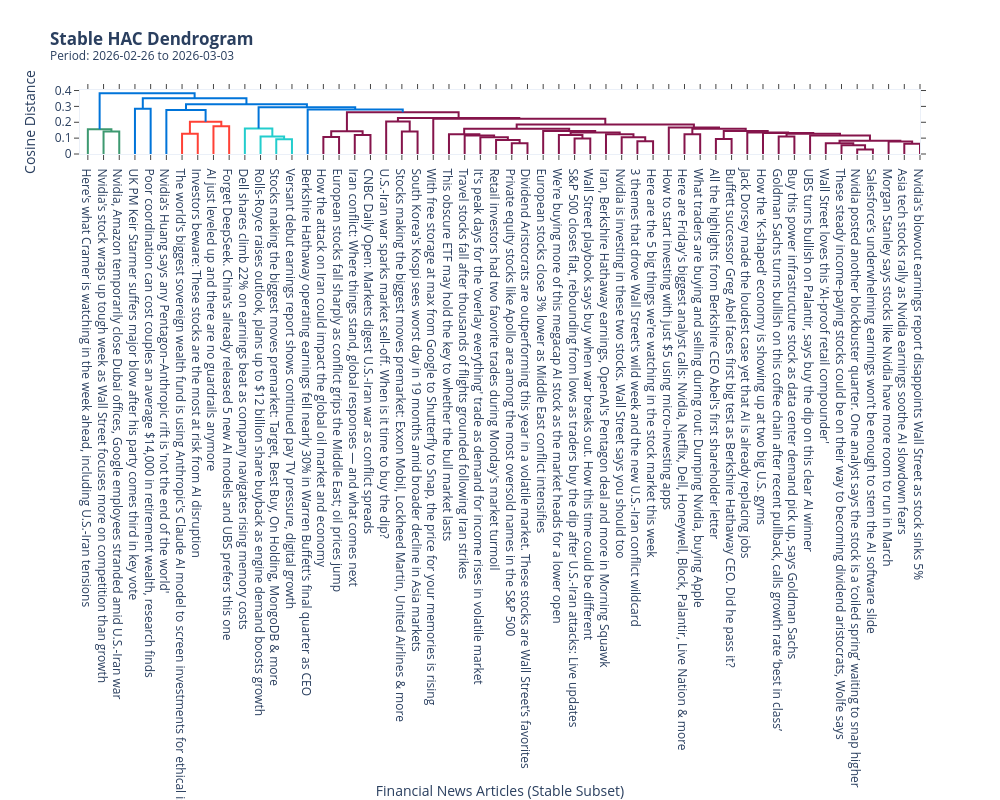
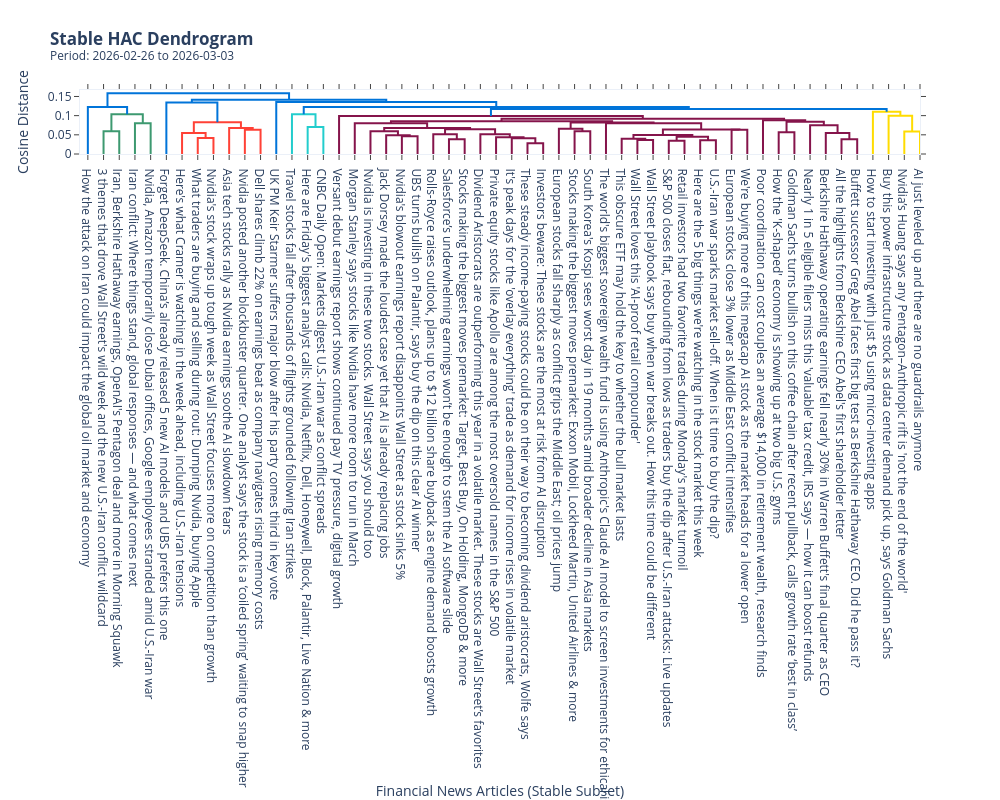

Notebook code for these charts, in order:
### Code cell
# Final Dendrogram Visualization
print("\nGénération du Dendrogramme (Word2Vec)...")
Z_w2v, labels_w2v, _ = compute_stable_hac_linkage(
    X_full=X_w2v,
    df_features=df_w2v,
    start_date=START_DATE,
    end_date=END_DATE,
    k=best_k_w2v,
)
fig_dendro_w2v = plot_hac_dendrogram_plotly(Z_w2v, labels_w2v, START_DATE, END_DATE)
if fig_dendro_w2v is not None:
    fig_dendro_w2v.show()

print("\nGénération du Dendrogramme (DistilRoBERTa)...")
Z_bpe, labels_bpe, _ = compute_stable_hac_linkage(
    X_full=X_bpe,
    df_features=df_bpe,
    start_date=START_DATE,
    end_date=END_DATE,
    k=best_k_bpe,
)
fig_dendro_bpe = plot_hac_dendrogram_plotly(Z_bpe, labels_bpe, START_DATE, END_DATE)
if fig_dendro_bpe is not None:
    fig_dendro_bpe.show()

### Figure 1 — Plotly figure (JSON) as saved in the notebook; plotly's stock layout.template omitted (floating-point values rounded to 4 significant figures)
{"data": [{"hoverinfo": "text", "marker": {"color": "rgb(61,153,112)"}, "mode": "lines", "type": "scatter", "x": [15.0, 15.0, 25.0, 25.0], "xaxis": "x", "y": [0.0, 0.1418, 0.1418, 0.0], "yaxis": "y"}, {"hoverinfo": "text", "marker": {"color": "rgb(61,153,112)"}, "mode": "lines", "type": "scatter", "x": [5.0, 5.0, 20.0, 20.0], "xaxis": "x", "y": [0.0, 0.1559, 0.1559, 0.1418], "yaxis": "y"}, {"hoverinfo": "text", "marker": {"color": "rgb(0,116,217)"}, "mode": "lines", "type": "scatter", "x": [35.0, 35.0, 45.0, 45.0], "xaxis": "x", "y": [0.0, 0.2852, 0.2852, 0.0], "yaxis": "y"}, {"hoverinfo": "text", "marker": {"color": "rgb(255,65,54)"}, "mode": "lines", "type": "scatter", "x": [65.0, 65.0, 75.0, 75.0], "xaxis": "x", "y": [0.0, 0.128, 0.128, 0.0], "yaxis": "y"}, {"hoverinfo": "text", "marker": {"color": "rgb(255,65,54)"}, "mode": "lines", "type": "scatter", "x": [85.0, 85.0, 95.0, 95.0], "xaxis": "x", "y": [0.0, 0.1754, 0.1754, 0.0], "yaxis": "y"}, {"hoverinfo": "text", "marker": {"color": "rgb(255,65,54)"}, "mode": "lines", "type": "scatter", "x": [70.0, 70.0, 90.0, 90.0], "xaxis": "x", "y": [0.128, 0.2027, 0.2027, 0.1754], "yaxis": "y"}, {"hoverinfo": "text", "marker": {"color": "rgb(0,116,217)"}, "mode": "lines", "type": "scatter", "x": [55.0, 55.0, 80.0, 80.0], "xaxis": "x", "y": [0.0, 0.2766, 0.2766, 0.2027], "yaxis": "y"}, {"hoverinfo": "text", "marker": {"color": "rgb(35,205,205)"}, "mode": "lines", "type": "scatter", "x": [125.0, 125.0, 135.0, 135.0], "xaxis": "x", "y": [0.0, 0.0932, 0.0932, 0.0], "yaxis": "y"}, {"hoverinfo": "text", "marker": {"color": "rgb(35,205,205)"}, "mode": "lines", "type": "scatter", "x": [115.0, 115.0, 130.0, 130.0], "xaxis": "x", "y": [0.0, 0.1102, 0.1102, 0.0932], "yaxis": "y"}, {"hoverinfo": "text", "marker": {"color": "rgb(35,205,205)"}, "mode": "lines", "type": "scatter", "x": [105.0, 105.0, 122.5, 122.5], "xaxis": "x", "y": [0.0, 0.1605, 0.1605, 0.1102], "yaxis": "y"}, {"hoverinfo": "text", "marker": {"color": "rgb(133,20,75)"}, "mode": "lines", "type": "scatter", "x": [155.0, 155.0, 165.0, 165.0], "xaxis": "x", "y": [0.0, 0.1074, 0.1074, 0.0], "yaxis": "y"}, {"hoverinfo": "text", "marker": {"color": "rgb(133,20,75)"}, "mode": "lines", "type": "scatter", "x": [175.0, 175.0, 185.0, 185.0], "xaxis": "x", "y": [0.0, 0.1191, 0.1191, 0.0], "yaxis": "y"}, {"hoverinfo": "text", "marker": {"color": "rgb(133,20,75)"}, "mode": "lines", "type": "scatter", "x": [160.0, 160.0, 180.0, 180.0], "xaxis": "x", "y": [0.1074, 0.1432, 0.1432, 0.1191], "yaxis": "y"}, {"hoverinfo": "text", "marker": {"color": "rgb(133,20,75)"}, "mode": "lines", "type": "scatter", "x": [205.0, 205.0, 215.0, 215.0], "xaxis": "x", "y": [0.0, 0.1413, 0.1413, 0.0], "yaxis": "y"}, {"hoverinfo": "text", "marker": {"color": "rgb(133,20,75)"}, "mode": "lines", "type": "scatter", "x": [195.0, 195.0, 210.0, 210.0], "xaxis": "x", "y": [0.0, 0.2046, 0.2046, 0.1413], "yaxis": "y"}, {"hoverinfo": "text", "marker": {"color": "rgb(133,20,75)"}, "mode": "lines", "type": "scatter", "x": [275.0, 275.0, 285.0, 285.0], "xaxis": "x", "y": [0.0, 0.06703, 0.06703, 0.0], "yaxis": "y"}, {"hoverinfo": "text", "marker": {"color": "rgb(133,20,75)"}, "mode": "lines", "type": "scatter", "x": [265.0, 265.0, 280.0, 280.0], "xaxis": "x", "y": [0.0, 0.08821, 0.08821, 0.06703], "yaxis": "y"}, {"hoverinfo": "text", "marker": {"color": "rgb(133,20,75)"}, "mode": "lines", "type": "scatter", "x": [255.0, 255.0, 272.5, 272.5], "xaxis": "x", "y": [0.0, 0.1049, 0.1049, 0.08821], "yaxis": "y"}, {"hoverinfo": "text", "marker": {"color": "rgb(133,20,75)"}, "mode": "lines", "type": "scatter", "x": [245.0, 245.0, 263.8, 263.8], "xaxis": "x", "y": [0.0, 0.1159, 0.1159, 0.1049], "yaxis": "y"}, {"hoverinfo": "text", "marker": {"color": "rgb(133,20,75)"}, "mode": "lines", "type": "scatter", "x": [235.0, 235.0, 254.4, 254.4], "xaxis": "x", "y": [0.0, 0.1251, 0.1251, 0.1159], "yaxis": "y"}, {"hoverinfo": "text", "marker": {"color": "rgb(133,20,75)"}, "mode": "lines", "type": "scatter", "x": [315.0, 315.0, 325.0, 325.0], "xaxis": "x", "y": [0.0, 0.09823, 0.09823, 0.0], "yaxis": "y"}, {"hoverinfo": "text", "marker": {"color": "rgb(133,20,75)"}, "mode": "lines", "type": "scatter", "x": [305.0, 305.0, 320.0, 320.0], "xaxis": "x", "y": [0.0, 0.1196, 0.1196, 0.09823], "yaxis": "y"}, {"hoverinfo": "text", "marker": {"color": "rgb(133,20,75)"}, "mode": "lines", "type": "scatter", "x": [355.0, 355.0, 365.0, 365.0], "xaxis": "x", "y": [0.0, 0.08014, 0.08014, 0.0], "yaxis": "y"}, {"hoverinfo": "text", "marker": {"color": "rgb(133,20,75)"}, "mode": "lines", "type": "scatter", "x": [345.0, 345.0, 360.0, 360.0], "xaxis": "x", "y": [0.0, 0.1051, 0.1051, 0.08014], "yaxis": "y"}, {"hoverinfo": "text", "marker": {"color": "rgb(133,20,75)"}, "mode": "lines", "type": "scatter", "x": [335.0, 335.0, 352.5, 352.5], "xaxis": "x", "y": [0.0, 0.1242, 0.1242, 0.1051], "yaxis": "y"}, {"hoverinfo": "text", "marker": {"color": "rgb(133,20,75)"}, "mode": "lines", "type": "scatter", "x": [312.5, 312.5, 343.8, 343.8], "xaxis": "x", "y": [0.1196, 0.1362, 0.1362, 0.1242], "yaxis": "y"}, {"hoverinfo": "text", "marker": {"color": "rgb(133,20,75)"}, "mode": "lines", "type": "scatter", "x": [295.0, 295.0, 328.1, 328.1], "xaxis": "x", "y": [0.0, 0.1447, 0.1447, 0.1362], "yaxis": "y"}, {"hoverinfo": "text", "marker": {"color": "rgb(133,20,75)"}, "mode": "lines", "type": "scatter", "x": [244.7, 244.7, 311.6, 311.6], "xaxis": "x", "y": [0.1251, 0.1589, 0.1589, 0.1447], "yaxis": "y"}, {"hoverinfo": "text", "marker": {"color": "rgb(133,20,75)"}, "mode": "lines", "type": "scatter", "x": [385.0, 385.0, 395.0, 395.0], "xaxis": "x", "y": [0.0, 0.1241, 0.1241, 0.0], "yaxis": "y"}, {"hoverinfo": "text", "marker": {"color": "rgb(133,20,75)"}, "mode": "lines", "type": "scatter", "x": [405.0, 405.0, 415.0, 415.0], "xaxis": "x", "y": [0.0, 0.0942, 0.0942, 0.0], "yaxis": "y"}, {"hoverinfo": "text", "marker": {"color": "rgb(133,20,75)"}, "mode": "lines", "type": "scatter", "x": [445.0, 445.0, 455.0, 455.0], "xaxis": "x", "y": [0.0, 0.1099, 0.1099, 0.0], "yaxis": "y"}, {"hoverinfo": "text", "marker": {"color": "rgb(133,20,75)"}, "mode": "lines", "type": "scatter", "x": [495.0, 495.0, 505.0, 505.0], "xaxis": "x", "y": [0.0, 0.02765, 0.02765, 0.0], "yaxis": "y"}, {"hoverinfo": "text", "marker": {"color": "rgb(133,20,75)"}, "mode": "lines", "type": "scatter", "x": [485.0, 485.0, 500.0, 500.0], "xaxis": "x", "y": [0.0, 0.05522, 0.05522, 0.02765], "yaxis": "y"}, {"hoverinfo": "text", "marker": {"color": "rgb(133,20,75)"}, "mode": "lines", "type": "scatter", "x": [475.0, 475.0, 492.5, 492.5], "xaxis": "x", "y": [0.0, 0.06782, 0.06782, 0.05522], "yaxis": "y"}, {"hoverinfo": "text", "marker": {"color": "rgb(133,20,75)"}, "mode": "lines", "type": "scatter", "x": [525.0, 525.0, 535.0, 535.0], "xaxis": "x", "y": [0.0, 0.06382, 0.06382, 0.0], "yaxis": "y"}, {"hoverinfo": "text", "marker": {"color": "rgb(133,20,75)"}, "mode": "lines", "type": "scatter", "x": [515.0, 515.0, 530.0, 530.0], "xaxis": "x", "y": [0.0, 0.07849, 0.07849, 0.06382], "yaxis": "y"}, {"hoverinfo": "text", "marker": {"color": "rgb(133,20,75)"}, "mode": "lines", "type": "scatter", "x": [483.8, 483.8, 522.5, 522.5], "xaxis": "x", "y": [0.06782, 0.08371, 0.08371, 0.07849], "yaxis": "y"}, {"hoverinfo": "text", "marker": {"color": "rgb(133,20,75)"}, "mode": "lines", "type": "scatter", "x": [465.0, 465.0, 503.1, 503.1], "xaxis": "x", "y": [0.0, 0.1162, 0.1162, 0.08371], "yaxis": "y"}, {"hoverinfo": "text", "marker": {"color": "rgb(133,20,75)"}, "mode": "lines", "type": "scatter", "x": [450.0, 450.0, 484.1, 484.1], "xaxis": "x", "y": [0.1099, 0.1276, 0.1276, 0.1162], "yaxis": "y"}, {"hoverinfo": "text", "marker": {"color": "rgb(133,20,75)"}, "mode": "lines", "type": "scatter", "x": [435.0, 435.0, 467.0, 467.0], "xaxis": "x", "y": [0.0, 0.1325, 0.1325, 0.1276], "yaxis": "y"}, {"hoverinfo": "text", "marker": {"color": "rgb(133,20,75)"}, "mode": "lines", "type": "scatter", "x": [425.0, 425.0, 451.0, 451.0], "xaxis": "x", "y": [0.0, 0.1357, 0.1357, 0.1325], "yaxis": "y"}, {"hoverinfo": "text", "marker": {"color": "rgb(133,20,75)"}, "mode": "lines", "type": "scatter", "x": [410.0, 410.0, 438.0, 438.0], "xaxis": "x", "y": [0.0942, 0.1446, 0.1446, 0.1357], "yaxis": "y"}, {"hoverinfo": "text", "marker": {"color": "rgb(133,20,75)"}, "mode": "lines", "type": "scatter", "x": [390.0, 390.0, 424.0, 424.0], "xaxis": "x", "y": [0.1241, 0.1588, 0.1588, 0.1446], "yaxis": "y"}, {"hoverinfo": "text", "marker": {"color": "rgb(133,20,75)"}, "mode": "lines", "type": "scatter", "x": [375.0, 375.0, 407.0, 407.0], "xaxis": "x", "y": [0.0, 0.1666, 0.1666, 0.1588], "yaxis": "y"}, {"hoverinfo": "text", "marker": {"color": "rgb(133,20,75)"}, "mode": "lines", "type": "scatter", "x": [278.1, 278.1, 391.0, 391.0], "xaxis": "x", "y": [0.1589, 0.1852, 0.1852, 0.1666], "yaxis": "y"}, {"hoverinfo": "text", "marker": {"color": "rgb(133,20,75)"}, "mode": "lines", "type": "scatter", "x": [225.0, 225.0, 334.6, 334.6], "xaxis": "x", "y": [0.0, 0.2219, 0.2219, 0.1852], "yaxis": "y"}, {"hoverinfo": "text", "marker": {"color": "rgb(133,20,75)"}, "mode": "lines", "type": "scatter", "x": [202.5, 202.5, 279.8, 279.8], "xaxis": "x", "y": [0.2046, 0.2267, 0.2267, 0.2219], "yaxis": "y"}, {"hoverinfo": "text", "marker": {"color": "rgb(133,20,75)"}, "mode": "lines", "type": "scatter", "x": [170.0, 170.0, 241.1, 241.1], "xaxis": "x", "y": [0.1432, 0.2635, 0.2635, 0.2267], "yaxis": "y"}, {"hoverinfo": "text", "marker": {"color": "rgb(0,116,217)"}, "mode": "lines", "type": "scatter", "x": [145.0, 145.0, 205.6, 205.6], "xaxis": "x", "y": [0.0, 0.2812, 0.2812, 0.2635], "yaxis": "y"}, {"hoverinfo": "text", "marker": {"color": "rgb(0,116,217)"}, "mode": "lines", "type": "scatter", "x": [113.8, 113.8, 175.3, 175.3], "xaxis": "x", "y": [0.1605, 0.2948, 0.2948, 0.2812], "yaxis": "y"}, {"hoverinfo": "text", "marker": {"color": "rgb(0,116,217)"}, "mode": "lines", "type": "scatter", "x": [67.5, 67.5, 144.5, 144.5], "xaxis": "x", "y": [0.2766, 0.3133, 0.3133, 0.2948], "yaxis": "y"}, {"hoverinfo": "text", "marker": {"color": "rgb(0,116,217)"}, "mode": "lines", "type": "scatter", "x": [40.0, 40.0, 106.0, 106.0], "xaxis": "x", "y": [0.2852, 0.3513, 0.3513, 0.3133], "yaxis": "y"}, {"hoverinfo": "text", "marker": {"color": "rgb(0,116,217)"}, "mode": "lines", "type": "scatter", "x": [12.5, 12.5, 73.0, 73.0], "xaxis": "x", "y": [0.1559, 0.3832, 0.3832, 0.3513], "yaxis": "y"}], "layout": {"autosize": false, "height": 800, "hovermode": "closest", "showlegend": false, "title": {"text": "<b>Stable HAC Dendrogram</b><br><sup>Period: 2026-02-26 to 2026-03-03</sup>"}, "width": 1000, "xaxis": {"mirror": "allticks", "rangemode": "tozero", "showgrid": false, "showline": true, "showticklabels": true, "tickmode": "array", "ticks": "outside", "ticktext": ["Here's what Cramer is watching in the week ahead, including U.S.-Iran tensions", "Nvidia's stock wraps up tough week as Wall Street focuses more on competition than growth", "Nvidia, Amazon temporarily close Dubai offices, Google employees stranded amid U.S.-Iran war", "UK PM Keir Starmer suffers major blow after his party comes third in key vote", "Poor coordination can cost couples an average $14,000 in retirement wealth, research finds", "Nvidia’s Huang says any Pentagon–Anthropic rift is 'not the end of the world'", "The world's biggest sovereign wealth fund is using Anthropic's Claude AI model to screen investments for ethical issues", "Investors beware: These stocks are the most at risk from AI disruption", "AI just leveled up and there are no guardrails anymore", "Forget DeepSeek. China’s already released 5 new AI models and UBS prefers this one", "Dell shares climb 22% on earnings beat as company navigates rising memory costs", "Rolls-Royce raises outlook, plans up to $12 billion share buyback as engine demand boosts growth", "Stocks making the biggest moves premarket: Target, Best Buy, On Holding, MongoDB & more", "Versant debut earnings report shows continued pay TV pressure, digital growth", "Berkshire Hathaway operating earnings fell nearly 30% in Warren Buffett's final quarter as CEO", "How the attack on Iran could impact the global oil market and economy", "European stocks fall sharply as conflict grips the Middle East; oil prices jump", "Iran conflict: Where things stand, global responses — and what comes next", "CNBC Daily Open: Markets digest U.S.-Iran war as conflict spreads", "U.S.-Iran war sparks market sell-off. When is it time to buy the dip?", "Stocks making the biggest moves premarket: Exxon Mobil, Lockheed Martin, United Airlines & more", "South Korea's Kospi sees worst day in 19 months amid broader decline in Asia markets", "With free storage at max from Google to Shutterfly to Snap, the price for your memories is rising", "This obscure ETF may hold the key to whether the bull market lasts", "Travel stocks fall after thousands of flights grounded following Iran strikes", "It's peak days for the 'overlay everything' trade as demand for income rises in volatile market", "Retail investors had two favorite trades during Monday's market turmoil", "Private equity stocks like Apollo are among the most oversold names in the S&P 500", "Dividend Aristocrats are outperforming this year in a volatile market. These stocks are Wall Street’s favorites", "European stocks close 3% lower as Middle East conflict intensifies", "We're buying more of this megacap AI stock as the market heads for a lower open", "S&P 500 closes flat, rebounding from lows as traders buy the dip after U.S.-Iran attacks: Live updates", "Wall Street playbook says buy when war breaks out. How this time could be different", "Iran, Berkshire Hathaway earnings, OpenAI's Pentagon deal and more in Morning Squawk", "Nvidia is investing in these two stocks. Wall Street says you should too", "3 themes that drove Wall Street's wild week and the new U.S.-Iran conflict wildcard", "Here are the 5 big things we're watching in the stock market this week", "How to start investing with just $5 using micro-investing apps", "Here are Friday's biggest analyst calls: Nvidia, Netflix, Dell, Honeywell, Block, Palantir, Live Nation & more", "What traders are buying and selling during rout: Dumping Nvidia, buying Apple", "All the highlights from Berkshire CEO Abel's first shareholder letter", "Buffett successor Greg Abel faces first big test as Berkshire Hathaway CEO. Did he pass it?", "Jack Dorsey made the loudest case yet that AI is already replacing jobs", "How the 'K-shaped' economy is showing up at two big U.S. gyms", "Goldman Sachs turns bullish on this coffee chain after recent pullback, calls growth rate ‘best in class’", "Buy this power infrastructure stock as data center demand pick up, says Goldman Sachs", "UBS turns bullish on Palantir, says buy the dip on this clear AI winner", "Wall Street loves this 'AI-proof retail compounder'", "These steady income-paying stocks could be on their way to becoming dividend aristocrats, Wolfe says", "Nvidia posted another blockbuster quarter. One analyst says the stock is a ‘coiled spring’ waiting to snap higher", "Salesforce’s underwhelming earnings won’t be enough to stem the AI software slide", "Morgan Stanley says stocks like Nvidia have more room to run in March", "Asia tech stocks rally as Nvidia earnings soothe AI slowdown fears", "Nvidia's blowout earnings report disappoints Wall Street as stock sinks 5%"], "tickvals": [5, 15, 25, 35, 45, 55, 65, 75, 85, 95, 105, 115, 125, 135, 145, 155, 165, 175, 185, 195, 205, 215, 225, 235, 245, 255, 265, 275, 285, 295, 305, 315, 325, 335, 345, 355, 365, 375, 385, 395, 405, 415, 425, 435, 445, 455, 465, 475, 485, 495, 505, 515, 525, 535], "title": {"text": "Financial News Articles (Stable Subset)"}, "type": "linear", "zeroline": false}, "yaxis": {"mirror": "allticks", "rangemode": "tozero", "showgrid": false, "showline": true, "showticklabels": true, "ticks": "outside", "title": {"text": "Cosine Distance"}, "type": "linear", "zeroline": false}}}

### Figure 2 — Plotly figure (JSON) as saved in the notebook; plotly's stock layout.template omitted (floating-point values rounded to 4 significant figures)
{"data": [{"hoverinfo": "text", "marker": {"color": "rgb(61,153,112)"}, "mode": "lines", "type": "scatter", "x": [15.0, 15.0, 25.0, 25.0], "xaxis": "x", "y": [0.0, 0.05904, 0.05904, 0.0], "yaxis": "y"}, {"hoverinfo": "text", "marker": {"color": "rgb(61,153,112)"}, "mode": "lines", "type": "scatter", "x": [35.0, 35.0, 45.0, 45.0], "xaxis": "x", "y": [0.0, 0.0801, 0.0801, 0.0], "yaxis": "y"}, {"hoverinfo": "text", "marker": {"color": "rgb(61,153,112)"}, "mode": "lines", "type": "scatter", "x": [20.0, 20.0, 40.0, 40.0], "xaxis": "x", "y": [0.05904, 0.1039, 0.1039, 0.0801], "yaxis": "y"}, {"hoverinfo": "text", "marker": {"color": "rgb(0,116,217)"}, "mode": "lines", "type": "scatter", "x": [5.0, 5.0, 30.0, 30.0], "xaxis": "x", "y": [0.0, 0.1225, 0.1225, 0.1039], "yaxis": "y"}, {"hoverinfo": "text", "marker": {"color": "rgb(255,65,54)"}, "mode": "lines", "type": "scatter", "x": [75.0, 75.0, 85.0, 85.0], "xaxis": "x", "y": [0.0, 0.04196, 0.04196, 0.0], "yaxis": "y"}, {"hoverinfo": "text", "marker": {"color": "rgb(255,65,54)"}, "mode": "lines", "type": "scatter", "x": [65.0, 65.0, 80.0, 80.0], "xaxis": "x", "y": [0.0, 0.05456, 0.05456, 0.04196], "yaxis": "y"}, {"hoverinfo": "text", "marker": {"color": "rgb(255,65,54)"}, "mode": "lines", "type": "scatter", "x": [105.0, 105.0, 115.0, 115.0], "xaxis": "x", "y": [0.0, 0.06302, 0.06302, 0.0], "yaxis": "y"}, {"hoverinfo": "text", "marker": {"color": "rgb(255,65,54)"}, "mode": "lines", "type": "scatter", "x": [95.0, 95.0, 110.0, 110.0], "xaxis": "x", "y": [0.0, 0.06749, 0.06749, 0.06302], "yaxis": "y"}, {"hoverinfo": "text", "marker": {"color": "rgb(255,65,54)"}, "mode": "lines", "type": "scatter", "x": [72.5, 72.5, 102.5, 102.5], "xaxis": "x", "y": [0.05456, 0.08269, 0.08269, 0.06749], "yaxis": "y"}, {"hoverinfo": "text", "marker": {"color": "rgb(0,116,217)"}, "mode": "lines", "type": "scatter", "x": [55.0, 55.0, 87.5, 87.5], "xaxis": "x", "y": [0.0, 0.1343, 0.1343, 0.08269], "yaxis": "y"}, {"hoverinfo": "text", "marker": {"color": "rgb(35,205,205)"}, "mode": "lines", "type": "scatter", "x": [145.0, 145.0, 155.0, 155.0], "xaxis": "x", "y": [0.0, 0.07012, 0.07012, 0.0], "yaxis": "y"}, {"hoverinfo": "text", "marker": {"color": "rgb(35,205,205)"}, "mode": "lines", "type": "scatter", "x": [135.0, 135.0, 150.0, 150.0], "xaxis": "x", "y": [0.0, 0.1034, 0.1034, 0.07012], "yaxis": "y"}, {"hoverinfo": "text", "marker": {"color": "rgb(133,20,75)"}, "mode": "lines", "type": "scatter", "x": [205.0, 205.0, 215.0, 215.0], "xaxis": "x", "y": [0.0, 0.04607, 0.04607, 0.0], "yaxis": "y"}, {"hoverinfo": "text", "marker": {"color": "rgb(133,20,75)"}, "mode": "lines", "type": "scatter", "x": [195.0, 195.0, 210.0, 210.0], "xaxis": "x", "y": [0.0, 0.04907, 0.04907, 0.04607], "yaxis": "y"}, {"hoverinfo": "text", "marker": {"color": "rgb(133,20,75)"}, "mode": "lines", "type": "scatter", "x": [185.0, 185.0, 202.5, 202.5], "xaxis": "x", "y": [0.0, 0.0596, 0.0596, 0.04907], "yaxis": "y"}, {"hoverinfo": "text", "marker": {"color": "rgb(133,20,75)"}, "mode": "lines", "type": "scatter", "x": [235.0, 235.0, 245.0, 245.0], "xaxis": "x", "y": [0.0, 0.03818, 0.03818, 0.0], "yaxis": "y"}, {"hoverinfo": "text", "marker": {"color": "rgb(133,20,75)"}, "mode": "lines", "type": "scatter", "x": [225.0, 225.0, 240.0, 240.0], "xaxis": "x", "y": [0.0, 0.05135, 0.05135, 0.03818], "yaxis": "y"}, {"hoverinfo": "text", "marker": {"color": "rgb(133,20,75)"}, "mode": "lines", "type": "scatter", "x": [285.0, 285.0, 295.0, 295.0], "xaxis": "x", "y": [0.0, 0.02804, 0.02804, 0.0], "yaxis": "y"}, {"hoverinfo": "text", "marker": {"color": "rgb(133,20,75)"}, "mode": "lines", "type": "scatter", "x": [275.0, 275.0, 290.0, 290.0], "xaxis": "x", "y": [0.0, 0.04125, 0.04125, 0.02804], "yaxis": "y"}, {"hoverinfo": "text", "marker": {"color": "rgb(133,20,75)"}, "mode": "lines", "type": "scatter", "x": [265.0, 265.0, 282.5, 282.5], "xaxis": "x", "y": [0.0, 0.04397, 0.04397, 0.04125], "yaxis": "y"}, {"hoverinfo": "text", "marker": {"color": "rgb(133,20,75)"}, "mode": "lines", "type": "scatter", "x": [255.0, 255.0, 273.8, 273.8], "xaxis": "x", "y": [0.0, 0.05177, 0.05177, 0.04397], "yaxis": "y"}, {"hoverinfo": "text", "marker": {"color": "rgb(133,20,75)"}, "mode": "lines", "type": "scatter", "x": [232.5, 232.5, 264.4, 264.4], "xaxis": "x", "y": [0.05135, 0.06459, 0.06459, 0.05177], "yaxis": "y"}, {"hoverinfo": "text", "marker": {"color": "rgb(133,20,75)"}, "mode": "lines", "type": "scatter", "x": [193.8, 193.8, 248.4, 248.4], "xaxis": "x", "y": [0.0596, 0.06754, 0.06754, 0.06459], "yaxis": "y"}, {"hoverinfo": "text", "marker": {"color": "rgb(133,20,75)"}, "mode": "lines", "type": "scatter", "x": [175.0, 175.0, 221.1, 221.1], "xaxis": "x", "y": [0.0, 0.08032, 0.08032, 0.06754], "yaxis": "y"}, {"hoverinfo": "text", "marker": {"color": "rgb(133,20,75)"}, "mode": "lines", "type": "scatter", "x": [315.0, 315.0, 325.0, 325.0], "xaxis": "x", "y": [0.0, 0.05916, 0.05916, 0.0], "yaxis": "y"}, {"hoverinfo": "text", "marker": {"color": "rgb(133,20,75)"}, "mode": "lines", "type": "scatter", "x": [305.0, 305.0, 320.0, 320.0], "xaxis": "x", "y": [0.0, 0.06596, 0.06596, 0.05916], "yaxis": "y"}, {"hoverinfo": "text", "marker": {"color": "rgb(133,20,75)"}, "mode": "lines", "type": "scatter", "x": [355.0, 355.0, 365.0, 365.0], "xaxis": "x", "y": [0.0, 0.03662, 0.03662, 0.0], "yaxis": "y"}, {"hoverinfo": "text", "marker": {"color": "rgb(133,20,75)"}, "mode": "lines", "type": "scatter", "x": [345.0, 345.0, 360.0, 360.0], "xaxis": "x", "y": [0.0, 0.03982, 0.03982, 0.03662], "yaxis": "y"}, {"hoverinfo": "text", "marker": {"color": "rgb(133,20,75)"}, "mode": "lines", "type": "scatter", "x": [375.0, 375.0, 385.0, 385.0], "xaxis": "x", "y": [0.0, 0.03472, 0.03472, 0.0], "yaxis": "y"}, {"hoverinfo": "text", "marker": {"color": "rgb(133,20,75)"}, "mode": "lines", "type": "scatter", "x": [395.0, 395.0, 405.0, 405.0], "xaxis": "x", "y": [0.0, 0.03556, 0.03556, 0.0], "yaxis": "y"}, {"hoverinfo": "text", "marker": {"color": "rgb(133,20,75)"}, "mode": "lines", "type": "scatter", "x": [380.0, 380.0, 400.0, 400.0], "xaxis": "x", "y": [0.03472, 0.04514, 0.04514, 0.03556], "yaxis": "y"}, {"hoverinfo": "text", "marker": {"color": "rgb(133,20,75)"}, "mode": "lines", "type": "scatter", "x": [352.5, 352.5, 390.0, 390.0], "xaxis": "x", "y": [0.03982, 0.04944, 0.04944, 0.04514], "yaxis": "y"}, {"hoverinfo": "text", "marker": {"color": "rgb(133,20,75)"}, "mode": "lines", "type": "scatter", "x": [415.0, 415.0, 425.0, 425.0], "xaxis": "x", "y": [0.0, 0.06312, 0.06312, 0.0], "yaxis": "y"}, {"hoverinfo": "text", "marker": {"color": "rgb(133,20,75)"}, "mode": "lines", "type": "scatter", "x": [371.2, 371.2, 420.0, 420.0], "xaxis": "x", "y": [0.04944, 0.0636, 0.0636, 0.06312], "yaxis": "y"}, {"hoverinfo": "text", "marker": {"color": "rgb(133,20,75)"}, "mode": "lines", "type": "scatter", "x": [335.0, 335.0, 395.6, 395.6], "xaxis": "x", "y": [0.0, 0.07994, 0.07994, 0.0636], "yaxis": "y"}, {"hoverinfo": "text", "marker": {"color": "rgb(133,20,75)"}, "mode": "lines", "type": "scatter", "x": [312.5, 312.5, 365.3, 365.3], "xaxis": "x", "y": [0.06596, 0.08243, 0.08243, 0.07994], "yaxis": "y"}, {"hoverinfo": "text", "marker": {"color": "rgb(133,20,75)"}, "mode": "lines", "type": "scatter", "x": [198.0, 198.0, 338.9, 338.9], "xaxis": "x", "y": [0.08032, 0.08527, 0.08527, 0.08243], "yaxis": "y"}, {"hoverinfo": "text", "marker": {"color": "rgb(133,20,75)"}, "mode": "lines", "type": "scatter", "x": [445.0, 445.0, 455.0, 455.0], "xaxis": "x", "y": [0.0, 0.05694, 0.05694, 0.0], "yaxis": "y"}, {"hoverinfo": "text", "marker": {"color": "rgb(133,20,75)"}, "mode": "lines", "type": "scatter", "x": [485.0, 485.0, 495.0, 495.0], "xaxis": "x", "y": [0.0, 0.03821, 0.03821, 0.0], "yaxis": "y"}, {"hoverinfo": "text", "marker": {"color": "rgb(133,20,75)"}, "mode": "lines", "type": "scatter", "x": [475.0, 475.0, 490.0, 490.0], "xaxis": "x", "y": [0.0, 0.05467, 0.05467, 0.03821], "yaxis": "y"}, {"hoverinfo": "text", "marker": {"color": "rgb(133,20,75)"}, "mode": "lines", "type": "scatter", "x": [465.0, 465.0, 482.5, 482.5], "xaxis": "x", "y": [0.0, 0.07526, 0.07526, 0.05467], "yaxis": "y"}, {"hoverinfo": "text", "marker": {"color": "rgb(133,20,75)"}, "mode": "lines", "type": "scatter", "x": [450.0, 450.0, 473.8, 473.8], "xaxis": "x", "y": [0.05694, 0.08398, 0.08398, 0.07526], "yaxis": "y"}, {"hoverinfo": "text", "marker": {"color": "rgb(133,20,75)"}, "mode": "lines", "type": "scatter", "x": [435.0, 435.0, 461.9, 461.9], "xaxis": "x", "y": [0.0, 0.08771, 0.08771, 0.08398], "yaxis": "y"}, {"hoverinfo": "text", "marker": {"color": "rgb(133,20,75)"}, "mode": "lines", "type": "scatter", "x": [268.5, 268.5, 448.4, 448.4], "xaxis": "x", "y": [0.08527, 0.09195, 0.09195, 0.08771], "yaxis": "y"}, {"hoverinfo": "text", "marker": {"color": "rgb(133,20,75)"}, "mode": "lines", "type": "scatter", "x": [165.0, 165.0, 358.5, 358.5], "xaxis": "x", "y": [0.0, 0.09929, 0.09929, 0.09195], "yaxis": "y"}, {"hoverinfo": "text", "marker": {"color": "rgb(255,220,0)"}, "mode": "lines", "type": "scatter", "x": [525.0, 525.0, 535.0, 535.0], "xaxis": "x", "y": [0.0, 0.05879, 0.05879, 0.0], "yaxis": "y"}, {"hoverinfo": "text", "marker": {"color": "rgb(255,220,0)"}, "mode": "lines", "type": "scatter", "x": [515.0, 515.0, 530.0, 530.0], "xaxis": "x", "y": [0.0, 0.09986, 0.09986, 0.05879], "yaxis": "y"}, {"hoverinfo": "text", "marker": {"color": "rgb(255,220,0)"}, "mode": "lines", "type": "scatter", "x": [505.0, 505.0, 522.5, 522.5], "xaxis": "x", "y": [0.0, 0.1103, 0.1103, 0.09986], "yaxis": "y"}, {"hoverinfo": "text", "marker": {"color": "rgb(0,116,217)"}, "mode": "lines", "type": "scatter", "x": [261.7, 261.7, 513.8, 513.8], "xaxis": "x", "y": [0.09929, 0.117, 0.117, 0.1103], "yaxis": "y"}, {"hoverinfo": "text", "marker": {"color": "rgb(0,116,217)"}, "mode": "lines", "type": "scatter", "x": [142.5, 142.5, 387.7, 387.7], "xaxis": "x", "y": [0.1034, 0.1223, 0.1223, 0.117], "yaxis": "y"}, {"hoverinfo": "text", "marker": {"color": "rgb(0,116,217)"}, "mode": "lines", "type": "scatter", "x": [125.0, 125.0, 265.1, 265.1], "xaxis": "x", "y": [0.0, 0.1359, 0.1359, 0.1223], "yaxis": "y"}, {"hoverinfo": "text", "marker": {"color": "rgb(0,116,217)"}, "mode": "lines", "type": "scatter", "x": [71.25, 71.25, 195.1, 195.1], "xaxis": "x", "y": [0.1343, 0.1416, 0.1416, 0.1359], "yaxis": "y"}, {"hoverinfo": "text", "marker": {"color": "rgb(0,116,217)"}, "mode": "lines", "type": "scatter", "x": [17.5, 17.5, 133.2, 133.2], "xaxis": "x", "y": [0.1225, 0.1585, 0.1585, 0.1416], "yaxis": "y"}], "layout": {"autosize": false, "height": 800, "hovermode": "closest", "showlegend": false, "title": {"text": "<b>Stable HAC Dendrogram</b><br><sup>Period: 2026-02-26 to 2026-03-03</sup>"}, "width": 1000, "xaxis": {"mirror": "allticks", "rangemode": "tozero", "showgrid": false, "showline": true, "showticklabels": true, "tickmode": "array", "ticks": "outside", "ticktext": ["How the attack on Iran could impact the global oil market and economy", "3 themes that drove Wall Street's wild week and the new U.S.-Iran conflict wildcard", "Iran, Berkshire Hathaway earnings, OpenAI's Pentagon deal and more in Morning Squawk", "Iran conflict: Where things stand, global responses — and what comes next", "Nvidia, Amazon temporarily close Dubai offices, Google employees stranded amid U.S.-Iran war", "Forget DeepSeek. China’s already released 5 new AI models and UBS prefers this one", "Here's what Cramer is watching in the week ahead, including U.S.-Iran tensions", "What traders are buying and selling during rout: Dumping Nvidia, buying Apple", "Nvidia's stock wraps up tough week as Wall Street focuses more on competition than growth", "Asia tech stocks rally as Nvidia earnings soothe AI slowdown fears", "Nvidia posted another blockbuster quarter. One analyst says the stock is a ‘coiled spring’ waiting to snap higher", "Dell shares climb 22% on earnings beat as company navigates rising memory costs", "UK PM Keir Starmer suffers major blow after his party comes third in key vote", "Travel stocks fall after thousands of flights grounded following Iran strikes", "Here are Friday's biggest analyst calls: Nvidia, Netflix, Dell, Honeywell, Block, Palantir, Live Nation & more", "CNBC Daily Open: Markets digest U.S.-Iran war as conflict spreads", "Versant debut earnings report shows continued pay TV pressure, digital growth", "Morgan Stanley says stocks like Nvidia have more room to run in March", "Nvidia is investing in these two stocks. Wall Street says you should too", "Jack Dorsey made the loudest case yet that AI is already replacing jobs", "Nvidia's blowout earnings report disappoints Wall Street as stock sinks 5%", "UBS turns bullish on Palantir, says buy the dip on this clear AI winner", "Rolls-Royce raises outlook, plans up to $12 billion share buyback as engine demand boosts growth", "Salesforce’s underwhelming earnings won’t be enough to stem the AI software slide", "Stocks making the biggest moves premarket: Target, Best Buy, On Holding, MongoDB & more", "Dividend Aristocrats are outperforming this year in a volatile market. These stocks are Wall Street’s favorites", "Private equity stocks like Apollo are among the most oversold names in the S&P 500", "It's peak days for the 'overlay everything' trade as demand for income rises in volatile market", "These steady income-paying stocks could be on their way to becoming dividend aristocrats, Wolfe says", "Investors beware: These stocks are the most at risk from AI disruption", "European stocks fall sharply as conflict grips the Middle East; oil prices jump", "Stocks making the biggest moves premarket: Exxon Mobil, Lockheed Martin, United Airlines & more", "South Korea's Kospi sees worst day in 19 months amid broader decline in Asia markets", "The world's biggest sovereign wealth fund is using Anthropic's Claude AI model to screen investments for ethical issues", "This obscure ETF may hold the key to whether the bull market lasts", "Wall Street loves this 'AI-proof retail compounder'", "Wall Street playbook says buy when war breaks out. How this time could be different", "S&P 500 closes flat, rebounding from lows as traders buy the dip after U.S.-Iran attacks: Live updates", "Retail investors had two favorite trades during Monday's market turmoil", "Here are the 5 big things we're watching in the stock market this week", "U.S.-Iran war sparks market sell-off. When is it time to buy the dip?", "European stocks close 3% lower as Middle East conflict intensifies", "We're buying more of this megacap AI stock as the market heads for a lower open", "Poor coordination can cost couples an average $14,000 in retirement wealth, research finds", "How the 'K-shaped' economy is showing up at two big U.S. gyms", "Goldman Sachs turns bullish on this coffee chain after recent pullback, calls growth rate ‘best in class’", "Nearly 1 in 5 eligible filers miss this 'valuable' tax credit, IRS says — how it can boost refunds", "Berkshire Hathaway operating earnings fell nearly 30% in Warren Buffett's final quarter as CEO", "All the highlights from Berkshire CEO Abel's first shareholder letter", "Buffett successor Greg Abel faces first big test as Berkshire Hathaway CEO. Did he pass it?", "How to start investing with just $5 using micro-investing apps", "Buy this power infrastructure stock as data center demand pick up, says Goldman Sachs", "Nvidia’s Huang says any Pentagon–Anthropic rift is 'not the end of the world'", "AI just leveled up and there are no guardrails anymore"], "tickvals": [5, 15, 25, 35, 45, 55, 65, 75, 85, 95, 105, 115, 125, 135, 145, 155, 165, 175, 185, 195, 205, 215, 225, 235, 245, 255, 265, 275, 285, 295, 305, 315, 325, 335, 345, 355, 365, 375, 385, 395, 405, 415, 425, 435, 445, 455, 465, 475, 485, 495, 505, 515, 525, 535], "title": {"text": "Financial News Articles (Stable Subset)"}, "type": "linear", "zeroline": false}, "yaxis": {"mirror": "allticks", "rangemode": "tozero", "showgrid": false, "showline": true, "showticklabels": true, "ticks": "outside", "title": {"text": "Cosine Distance"}, "type": "linear", "zeroline": false}}}
